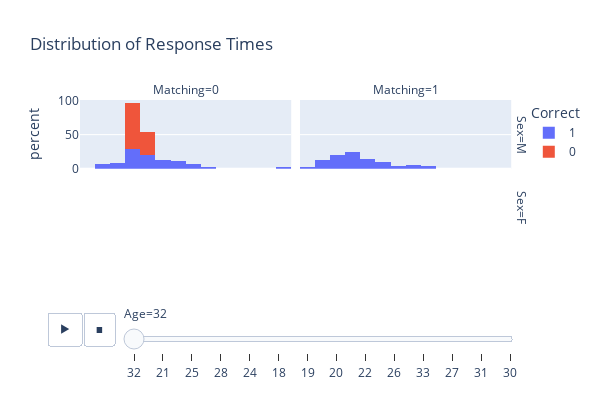

The notebook cell this image was saved under:
### Code cell
px.histogram(
    data_frame=df,
    x='Time', 
    facet_col='Matching', 
    facet_row='Sex', 
    color='Correct', 
    histnorm="percent", 
    nbins=25,
    title='Distribution of Response Times',
    width=600,
    height=400,
    animation_frame='Age',

)

### Figure 1 — Plotly figure (JSON) as saved in the notebook; plotly's stock layout.template omitted (floating-point values rounded to 4 significant figures)
{"data": [{"alignmentgroup": "True", "bingroup": "x", "histnorm": "percent", "hovertemplate": "Correct=1<br>Age=32<br>Sex=M<br>Matching=0<br>Time=%{x}<br>percent=%{y}<extra></extra>", "legendgroup": "1", "marker": {"color": "#636efa", "pattern": {"shape": ""}}, "name": "1", "nbinsx": 25, "offsetgroup": "1", "orientation": "v", "showlegend": true, "type": "histogram", "x": [3107, 2930, 1749, 7281, 3805, 1696, 2135, 2144, 3388, 4289, 2279, 3939, 2659, 3409, 2787, 4179, 2021, 3291, 3369, 2458, 4276, 1798, 3825, 2706, 1659, 1187, 1057, 2749, 3573, 2427, 3910, 2291, 2106, 2943, 2204, 2296, 1320, 4866, 3019, 2097, 2618, 2878, 2703, 2141, 2442], "xaxis": "x3", "yaxis": "y3"}, {"alignmentgroup": "True", "bingroup": "x", "histnorm": "percent", "hovertemplate": "Correct=1<br>Age=32<br>Sex=M<br>Matching=1<br>Time=%{x}<br>percent=%{y}<extra></extra>", "legendgroup": "1", "marker": {"color": "#636efa", "pattern": {"shape": ""}}, "name": "1", "nbinsx": 25, "offsetgroup": "1", "orientation": "v", "showlegend": false, "type": "histogram", "x": [1874, 3793, 2184, 2879, 2386, 1440, 2661, 1989, 3094, 1799, 1528, 2613, 2963, 1258, 4431, 2364, 2658, 2443, 3099, 1696, 3324, 2611, 3090, 2313, 1085, 3695, 4240, 1517, 4295, 2012, 1246, 2038, 1142, 2492, 2303, 2477, 2034, 3446, 1871, 2661, 1148, 1902, 2158, 4693, 4554, 935, 1840, 1849], "xaxis": "x4", "yaxis": "y4"}, {"alignmentgroup": "True", "bingroup": "x", "histnorm": "percent", "hovertemplate": "Correct=0<br>Age=32<br>Sex=M<br>Matching=0<br>Time=%{x}<br>percent=%{y}<extra></extra>", "legendgroup": "0", "marker": {"color": "#EF553B", "pattern": {"shape": ""}}, "name": "0", "nbinsx": 25, "offsetgroup": "0", "orientation": "v", "showlegend": true, "type": "histogram", "x": [2592, 2153, 2070], "xaxis": "x3", "yaxis": "y3"}], "layout": {"annotations": [{"font": {}, "showarrow": false, "text": "Matching=0", "x": 0.24, "xanchor": "center", "xref": "paper", "y": 1, "yanchor": "bottom", "yref": "paper"}, {"font": {}, "showarrow": false, "text": "Matching=1", "x": 0.74, "xanchor": "center", "xref": "paper", "y": 1, "yanchor": "bottom", "yref": "paper"}, {"font": {}, "showarrow": false, "text": "Sex=F", "textangle": 90, "x": 0.98, "xanchor": "left", "xref": "paper", "y": 0.2425, "yanchor": "middle", "yref": "paper"}, {"font": {}, "showarrow": false, "text": "Sex=M", "textangle": 90, "x": 0.98, "xanchor": "left", "xref": "paper", "y": 0.7575, "yanchor": "middle", "yref": "paper"}], "barmode": "relative", "height": 400, "legend": {"title": {"text": "Correct"}, "tracegroupgap": 0}, "sliders": [{"active": 0, "currentvalue": {"prefix": "Age="}, "len": 0.9, "pad": {"b": 10, "t": 60}, "steps": [{"args": [["32"], {"frame": {"duration": 0, "redraw": true}, "fromcurrent": true, "mode": "immediate", "transition": {"duration": 0, "easing": "linear"}}], "label": "32", "method": "animate"}, {"args": [["21"], {"frame": {"duration": 0, "redraw": true}, "fromcurrent": true, "mode": "immediate", "transition": {"duration": 0, "easing": "linear"}}], "label": "21", "method": "animate"}, {"args": [["25"], {"frame": {"duration": 0, "redraw": true}, "fromcurrent": true, "mode": "immediate", "transition": {"duration": 0, "easing": "linear"}}], "label": "25", "method": "animate"}, {"args": [["28"], {"frame": {"duration": 0, "redraw": true}, "fromcurrent": true, "mode": "immediate", "transition": {"duration": 0, "easing": "linear"}}], "label": "28", "method": "animate"}, {"args": [["24"], {"frame": {"duration": 0, "redraw": true}, "fromcurrent": true, "mode": "immediate", "transition": {"duration": 0, "easing": "linear"}}], "label": "24", "method": "animate"}, {"args": [["18"], {"frame": {"duration": 0, "redraw": true}, "fromcurrent": true, "mode": "immediate", "transition": {"duration": 0, "easing": "linear"}}], "label": "18", "method": "animate"}, {"args": [["19"], {"frame": {"duration": 0, "redraw": true}, "fromcurrent": true, "mode": "immediate", "transition": {"duration": 0, "easing": "linear"}}], "label": "19", "method": "animate"}, {"args": [["20"], {"frame": {"duration": 0, "redraw": true}, "fromcurrent": true, "mode": "immediate", "transition": {"duration": 0, "easing": "linear"}}], "label": "20", "method": "animate"}, {"args": [["22"], {"frame": {"duration": 0, "redraw": true}, "fromcurrent": true, "mode": "immediate", "transition": {"duration": 0, "easing": "linear"}}], "label": "22", "method": "animate"}, {"args": [["26"], {"frame": {"duration": 0, "redraw": true}, "fromcurrent": true, "mode": "immediate", "transition": {"duration": 0, "easing": "linear"}}], "label": "26", "method": "animate"}, {"args": [["33"], {"frame": {"duration": 0, "redraw": true}, "fromcurrent": true, "mode": "immediate", "transition": {"duration": 0, "easing": "linear"}}], "label": "33", "method": "animate"}, {"args": [["27"], {"frame": {"duration": 0, "redraw": true}, "fromcurrent": true, "mode": "immediate", "transition": {"duration": 0, "easing": "linear"}}], "label": "27", "method": "animate"}, {"args": [["31"], {"frame": {"duration": 0, "redraw": true}, "fromcurrent": true, "mode": "immediate", "transition": {"duration": 0, "easing": "linear"}}], "label": "31", "method": "animate"}, {"args": [["30"], {"frame": {"duration": 0, "redraw": true}, "fromcurrent": true, "mode": "immediate", "transition": {"duration": 0, "easing": "linear"}}], "label": "30", "method": "animate"}], "x": 0.1, "xanchor": "left", "y": 0, "yanchor": "top"}], "title": {"text": "Distribution of Response Times"}, "updatemenus": [{"buttons": [{"args": [null, {"frame": {"duration": 500, "redraw": true}, "fromcurrent": true, "mode": "immediate", "transition": {"duration": 500, "easing": "linear"}}], "label": "&#9654;", "method": "animate"}, {"args": [[null], {"frame": {"duration": 0, "redraw": true}, "fromcurrent": true, "mode": "immediate", "transition": {"duration": 0, "easing": "linear"}}], "label": "&#9724;", "method": "animate"}], "direction": "left", "pad": {"r": 10, "t": 70}, "showactive": false, "type": "buttons", "x": 0.1, "xanchor": "right", "y": 0, "yanchor": "top"}], "width": 600, "xaxis": {"anchor": "y", "domain": [0, 0.48], "title": {"text": "Time"}}, "xaxis2": {"anchor": "y2", "domain": [0.5, 0.98], "matches": "x", "title": {"text": "Time"}}, "xaxis3": {"anchor": "y3", "domain": [0, 0.48], "matches": "x", "showticklabels": false}, "xaxis4": {"anchor": "y4", "domain": [0.5, 0.98], "matches": "x", "showticklabels": false}, "yaxis": {"anchor": "x", "domain": [0, 0.485], "title": {"text": "percent"}}, "yaxis2": {"anchor": "x2", "domain": [0, 0.485], "matches": "y", "showticklabels": false}, "yaxis3": {"anchor": "x3", "domain": [0.515, 1], "matches": "y", "title": {"text": "percent"}}, "yaxis4": {"anchor": "x4", "domain": [0.515, 1], "matches": "y", "showticklabels": false}}}
